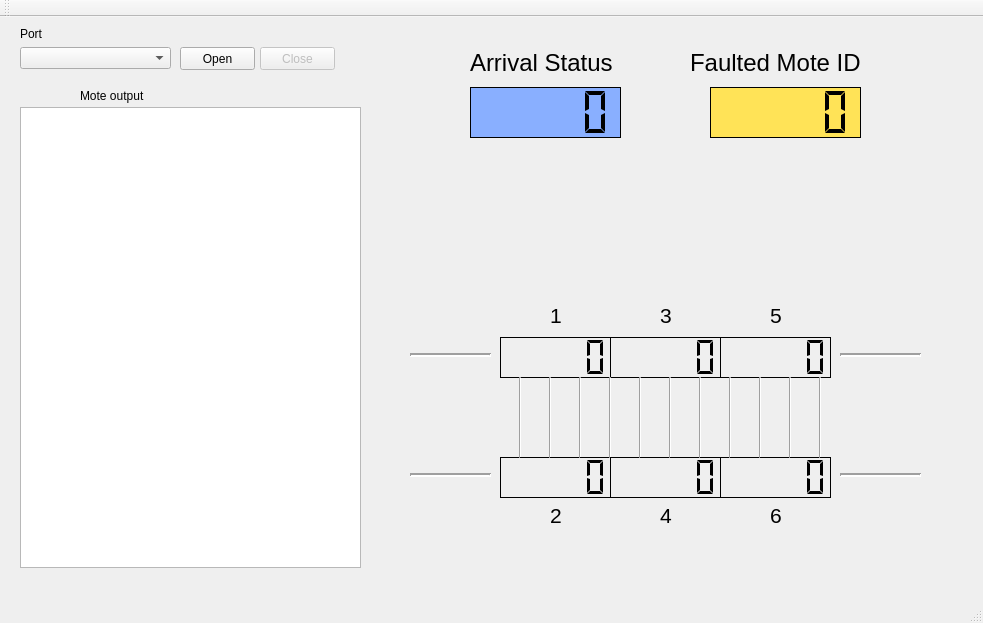
<?xml version="1.0" encoding="UTF-8"?>
<ui version="4.0">
 <class>MainWindow</class>
 <widget class="QMainWindow" name="MainWindow">
  <property name="geometry">
   <rect>
    <x>0</x>
    <y>0</y>
    <width>983</width>
    <height>623</height>
   </rect>
  </property>
  <property name="windowTitle">
   <string>MainWindow</string>
  </property>
  <widget class="QWidget" name="centralWidget">
   <widget class="QTextEdit" name="textEdit_Status">
    <property name="enabled">
     <bool>true</bool>
    </property>
    <property name="geometry">
     <rect>
      <x>20</x>
      <y>90</y>
      <width>341</width>
      <height>461</height>
     </rect>
    </property>
   </widget>
   <widget class="QComboBox" name="comboBox_Interface">
    <property name="geometry">
     <rect>
      <x>20</x>
      <y>30</y>
      <width>151</width>
      <height>22</height>
     </rect>
    </property>
   </widget>
   <widget class="QLabel" name="label">
    <property name="geometry">
     <rect>
      <x>20</x>
      <y>10</y>
      <width>46</width>
      <height>13</height>
     </rect>
    </property>
    <property name="text">
     <string>Port</string>
    </property>
   </widget>
   <widget class="QPushButton" name="pushButton_open">
    <property name="geometry">
     <rect>
      <x>180</x>
      <y>30</y>
      <width>75</width>
      <height>23</height>
     </rect>
    </property>
    <property name="text">
     <string>Open</string>
    </property>
   </widget>
   <widget class="QPushButton" name="pushButton_close">
    <property name="enabled">
     <bool>false</bool>
    </property>
    <property name="geometry">
     <rect>
      <x>260</x>
      <y>30</y>
      <width>75</width>
      <height>23</height>
     </rect>
    </property>
    <property name="text">
     <string>Close</string>
    </property>
   </widget>
   <widget class="QLCDNumber" name="lcdNumber_light">
    <property name="geometry">
     <rect>
      <x>470</x>
      <y>70</y>
      <width>151</width>
      <height>51</height>
     </rect>
    </property>
    <property name="styleSheet">
     <string notr="true">background-color: rgb(94, 145, 255);
background-color: rgb(139, 160, 255);
background-color: rgb(137, 175, 255);</string>
    </property>
    <property name="frameShape">
     <enum>QFrame::Box</enum>
    </property>
    <property name="frameShadow">
     <enum>QFrame::Plain</enum>
    </property>
    <property name="segmentStyle">
     <enum>QLCDNumber::Flat</enum>
    </property>
   </widget>
   <widget class="QLabel" name="label_light">
    <property name="geometry">
     <rect>
      <x>470</x>
      <y>30</y>
      <width>221</width>
      <height>31</height>
     </rect>
    </property>
    <property name="font">
     <font>
      <pointsize>18</pointsize>
     </font>
    </property>
    <property name="text">
     <string>Arrival Status</string>
    </property>
   </widget>
   <widget class="QLabel" name="label_2">
    <property name="geometry">
     <rect>
      <x>80</x>
      <y>70</y>
      <width>101</width>
      <height>17</height>
     </rect>
    </property>
    <property name="text">
     <string>Mote output</string>
    </property>
   </widget>
   <widget class="QLCDNumber" name="track_status">
    <property name="geometry">
     <rect>
      <x>710</x>
      <y>70</y>
      <width>151</width>
      <height>51</height>
     </rect>
    </property>
    <property name="styleSheet">
     <string notr="true">background-color: rgb(117, 147, 255);
background-color: rgb(255, 227, 87);</string>
    </property>
    <property name="frameShape">
     <enum>QFrame::Box</enum>
    </property>
    <property name="frameShadow">
     <enum>QFrame::Plain</enum>
    </property>
    <property name="segmentStyle">
     <enum>QLCDNumber::Flat</enum>
    </property>
   </widget>
   <widget class="QLabel" name="label_light_2">
    <property name="geometry">
     <rect>
      <x>690</x>
      <y>30</y>
      <width>201</width>
      <height>31</height>
     </rect>
    </property>
    <property name="font">
     <font>
      <pointsize>18</pointsize>
     </font>
    </property>
    <property name="text">
     <string>Faulted Mote ID</string>
    </property>
   </widget>
   <widget class="QLCDNumber" name="trackID2">
    <property name="geometry">
     <rect>
      <x>500</x>
      <y>440</y>
      <width>111</width>
      <height>41</height>
     </rect>
    </property>
    <property name="frameShape">
     <enum>QFrame::Box</enum>
    </property>
    <property name="frameShadow">
     <enum>QFrame::Plain</enum>
    </property>
    <property name="segmentStyle">
     <enum>QLCDNumber::Flat</enum>
    </property>
   </widget>
   <widget class="QLCDNumber" name="trackID1">
    <property name="geometry">
     <rect>
      <x>500</x>
      <y>320</y>
      <width>111</width>
      <height>41</height>
     </rect>
    </property>
    <property name="frameShape">
     <enum>QFrame::Box</enum>
    </property>
    <property name="frameShadow">
     <enum>QFrame::Plain</enum>
    </property>
    <property name="segmentStyle">
     <enum>QLCDNumber::Flat</enum>
    </property>
   </widget>
   <widget class="QLCDNumber" name="trackID3">
    <property name="geometry">
     <rect>
      <x>610</x>
      <y>320</y>
      <width>111</width>
      <height>41</height>
     </rect>
    </property>
    <property name="frameShape">
     <enum>QFrame::Box</enum>
    </property>
    <property name="frameShadow">
     <enum>QFrame::Plain</enum>
    </property>
    <property name="segmentStyle">
     <enum>QLCDNumber::Flat</enum>
    </property>
   </widget>
   <widget class="QLCDNumber" name="trackID4">
    <property name="geometry">
     <rect>
      <x>610</x>
      <y>440</y>
      <width>111</width>
      <height>41</height>
     </rect>
    </property>
    <property name="frameShape">
     <enum>QFrame::Box</enum>
    </property>
    <property name="frameShadow">
     <enum>QFrame::Plain</enum>
    </property>
    <property name="segmentStyle">
     <enum>QLCDNumber::Flat</enum>
    </property>
   </widget>
   <widget class="QLCDNumber" name="trackID5">
    <property name="geometry">
     <rect>
      <x>720</x>
      <y>320</y>
      <width>111</width>
      <height>41</height>
     </rect>
    </property>
    <property name="frameShape">
     <enum>QFrame::Box</enum>
    </property>
    <property name="frameShadow">
     <enum>QFrame::Plain</enum>
    </property>
    <property name="segmentStyle">
     <enum>QLCDNumber::Flat</enum>
    </property>
   </widget>
   <widget class="QLCDNumber" name="trackID6">
    <property name="geometry">
     <rect>
      <x>720</x>
      <y>440</y>
      <width>111</width>
      <height>41</height>
     </rect>
    </property>
    <property name="frameShape">
     <enum>QFrame::Box</enum>
    </property>
    <property name="frameShadow">
     <enum>QFrame::Plain</enum>
    </property>
    <property name="segmentStyle">
     <enum>QLCDNumber::Flat</enum>
    </property>
   </widget>
   <widget class="QLabel" name="label_light_3">
    <property name="geometry">
     <rect>
      <x>550</x>
      <y>290</y>
      <width>81</width>
      <height>16</height>
     </rect>
    </property>
    <property name="font">
     <font>
      <pointsize>16</pointsize>
     </font>
    </property>
    <property name="text">
     <string>1</string>
    </property>
   </widget>
   <widget class="QLabel" name="label_light_4">
    <property name="geometry">
     <rect>
      <x>660</x>
      <y>290</y>
      <width>81</width>
      <height>16</height>
     </rect>
    </property>
    <property name="font">
     <font>
      <pointsize>16</pointsize>
     </font>
    </property>
    <property name="text">
     <string>3</string>
    </property>
   </widget>
   <widget class="QLabel" name="label_light_5">
    <property name="geometry">
     <rect>
      <x>770</x>
      <y>290</y>
      <width>81</width>
      <height>16</height>
     </rect>
    </property>
    <property name="font">
     <font>
      <pointsize>16</pointsize>
     </font>
    </property>
    <property name="text">
     <string>5</string>
    </property>
   </widget>
   <widget class="QLabel" name="label_light_6">
    <property name="geometry">
     <rect>
      <x>550</x>
      <y>490</y>
      <width>81</width>
      <height>16</height>
     </rect>
    </property>
    <property name="font">
     <font>
      <pointsize>16</pointsize>
     </font>
    </property>
    <property name="text">
     <string>2</string>
    </property>
   </widget>
   <widget class="QLabel" name="label_light_7">
    <property name="geometry">
     <rect>
      <x>660</x>
      <y>490</y>
      <width>81</width>
      <height>16</height>
     </rect>
    </property>
    <property name="font">
     <font>
      <pointsize>16</pointsize>
     </font>
    </property>
    <property name="text">
     <string>4</string>
    </property>
   </widget>
   <widget class="QLabel" name="label_light_8">
    <property name="geometry">
     <rect>
      <x>770</x>
      <y>490</y>
      <width>81</width>
      <height>16</height>
     </rect>
    </property>
    <property name="font">
     <font>
      <pointsize>16</pointsize>
     </font>
    </property>
    <property name="text">
     <string>6</string>
    </property>
   </widget>
   <widget class="Line" name="line">
    <property name="geometry">
     <rect>
      <x>510</x>
      <y>360</y>
      <width>20</width>
      <height>81</height>
     </rect>
    </property>
    <property name="orientation">
     <enum>Qt::Vertical</enum>
    </property>
   </widget>
   <widget class="Line" name="line_2">
    <property name="geometry">
     <rect>
      <x>540</x>
      <y>360</y>
      <width>20</width>
      <height>81</height>
     </rect>
    </property>
    <property name="orientation">
     <enum>Qt::Vertical</enum>
    </property>
   </widget>
   <widget class="Line" name="line_3">
    <property name="geometry">
     <rect>
      <x>570</x>
      <y>360</y>
      <width>20</width>
      <height>81</height>
     </rect>
    </property>
    <property name="orientation">
     <enum>Qt::Vertical</enum>
    </property>
   </widget>
   <widget class="Line" name="line_4">
    <property name="geometry">
     <rect>
      <x>600</x>
      <y>360</y>
      <width>20</width>
      <height>81</height>
     </rect>
    </property>
    <property name="orientation">
     <enum>Qt::Vertical</enum>
    </property>
   </widget>
   <widget class="Line" name="line_5">
    <property name="geometry">
     <rect>
      <x>690</x>
      <y>360</y>
      <width>20</width>
      <height>81</height>
     </rect>
    </property>
    <property name="orientation">
     <enum>Qt::Vertical</enum>
    </property>
   </widget>
   <widget class="Line" name="line_6">
    <property name="geometry">
     <rect>
      <x>630</x>
      <y>360</y>
      <width>20</width>
      <height>81</height>
     </rect>
    </property>
    <property name="orientation">
     <enum>Qt::Vertical</enum>
    </property>
   </widget>
   <widget class="Line" name="line_7">
    <property name="geometry">
     <rect>
      <x>720</x>
      <y>360</y>
      <width>20</width>
      <height>81</height>
     </rect>
    </property>
    <property name="orientation">
     <enum>Qt::Vertical</enum>
    </property>
   </widget>
   <widget class="Line" name="line_8">
    <property name="geometry">
     <rect>
      <x>660</x>
      <y>360</y>
      <width>20</width>
      <height>81</height>
     </rect>
    </property>
    <property name="orientation">
     <enum>Qt::Vertical</enum>
    </property>
   </widget>
   <widget class="Line" name="line_10">
    <property name="geometry">
     <rect>
      <x>780</x>
      <y>360</y>
      <width>20</width>
      <height>81</height>
     </rect>
    </property>
    <property name="orientation">
     <enum>Qt::Vertical</enum>
    </property>
   </widget>
   <widget class="Line" name="line_11">
    <property name="geometry">
     <rect>
      <x>810</x>
      <y>360</y>
      <width>20</width>
      <height>81</height>
     </rect>
    </property>
    <property name="orientation">
     <enum>Qt::Vertical</enum>
    </property>
   </widget>
   <widget class="Line" name="line_12">
    <property name="geometry">
     <rect>
      <x>750</x>
      <y>360</y>
      <width>20</width>
      <height>81</height>
     </rect>
    </property>
    <property name="orientation">
     <enum>Qt::Vertical</enum>
    </property>
   </widget>
   <widget class="Line" name="line_13">
    <property name="geometry">
     <rect>
      <x>840</x>
      <y>450</y>
      <width>81</width>
      <height>16</height>
     </rect>
    </property>
    <property name="lineWidth">
     <number>2</number>
    </property>
    <property name="orientation">
     <enum>Qt::Horizontal</enum>
    </property>
   </widget>
   <widget class="Line" name="line_14">
    <property name="geometry">
     <rect>
      <x>840</x>
      <y>330</y>
      <width>81</width>
      <height>16</height>
     </rect>
    </property>
    <property name="lineWidth">
     <number>2</number>
    </property>
    <property name="orientation">
     <enum>Qt::Horizontal</enum>
    </property>
   </widget>
   <widget class="Line" name="line_15">
    <property name="geometry">
     <rect>
      <x>410</x>
      <y>450</y>
      <width>81</width>
      <height>16</height>
     </rect>
    </property>
    <property name="lineWidth">
     <number>2</number>
    </property>
    <property name="orientation">
     <enum>Qt::Horizontal</enum>
    </property>
   </widget>
   <widget class="Line" name="line_16">
    <property name="geometry">
     <rect>
      <x>410</x>
      <y>330</y>
      <width>81</width>
      <height>16</height>
     </rect>
    </property>
    <property name="lineWidth">
     <number>2</number>
    </property>
    <property name="orientation">
     <enum>Qt::Horizontal</enum>
    </property>
   </widget>
  </widget>
  <widget class="QMenuBar" name="menuBar">
   <property name="geometry">
    <rect>
     <x>0</x>
     <y>0</y>
     <width>983</width>
     <height>18</height>
    </rect>
   </property>
  </widget>
  <widget class="QToolBar" name="mainToolBar">
   <attribute name="toolBarArea">
    <enum>TopToolBarArea</enum>
   </attribute>
   <attribute name="toolBarBreak">
    <bool>false</bool>
   </attribute>
  </widget>
  <widget class="QStatusBar" name="statusBar"/>
 </widget>
 <layoutdefault spacing="6" margin="11"/>
 <resources/>
 <connections/>
</ui>
